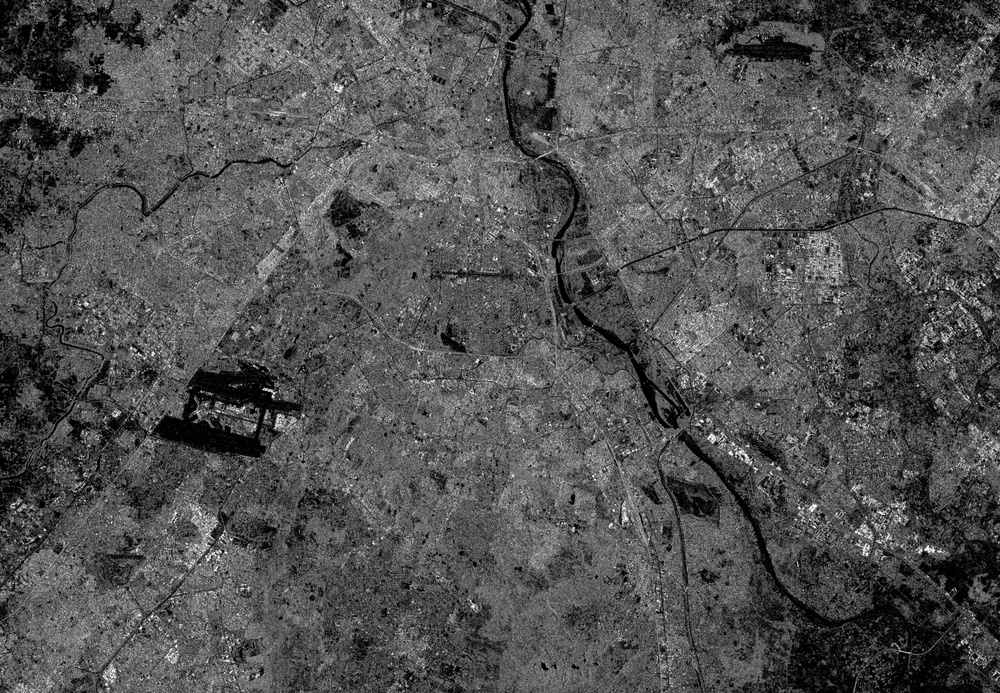
#> input picture Testing Colorization/SAR-Image-1.jpg, 1000 x 693 px, shrunk from 2500 x 1733 before the run
$ python testing_colorization.py
#> lines starting #> are read from the running program, lines starting #| are printed output that depends on the picture
import cv2
import numpy as np
import matplotlib.pyplot as plt

# Paths to your one SAR L-image and one Optical RGB image
sar_image_path = 'SAR-Image-1.jpg'      # SAR grayscale image (0-255)
optical_image_path = 'Optical-Image-1.jpg'  # Optical RGB image

# 1. Load the SAR image (grayscale)
sar_gray = cv2.imread(sar_image_path, cv2.IMREAD_GRAYSCALE)  # shape: (H, W)
#> sar_gray is the input picture: shape (693, 1000); min 0, max 255, mean 82.4
sar_L = sar_gray.astype("float32") / 255.0 * 100.0           # Normalize to [0,100]
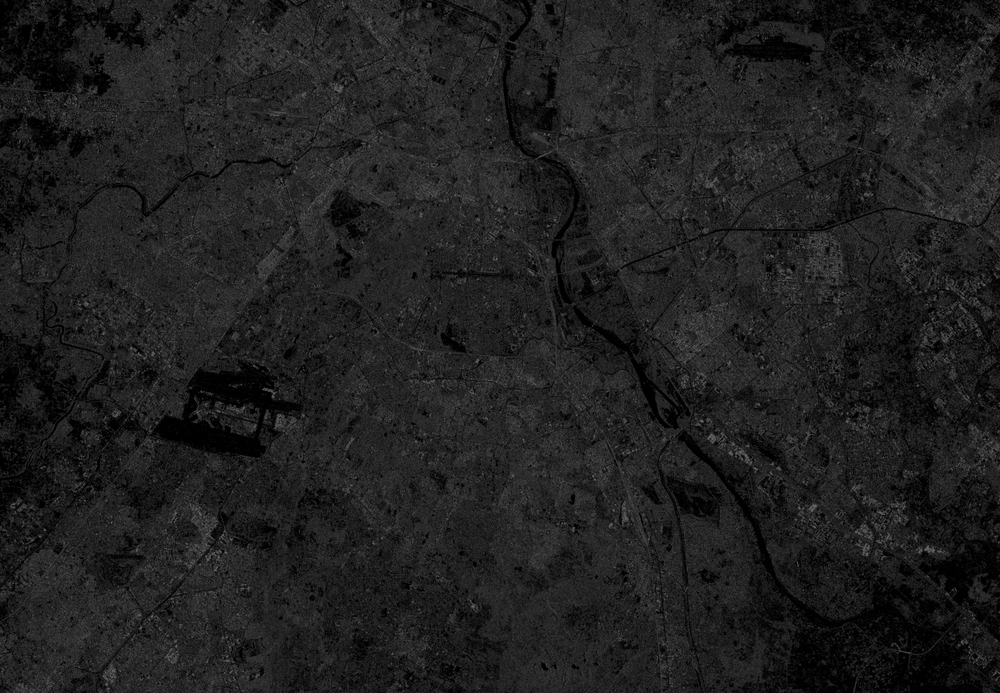
#> sar_L: shape (693, 1000) float32; min 0, max 100, mean 32.3

# 2. Load the Optical RGB image
optical_bgr = cv2.imread(optical_image_path)  # Load as BGR
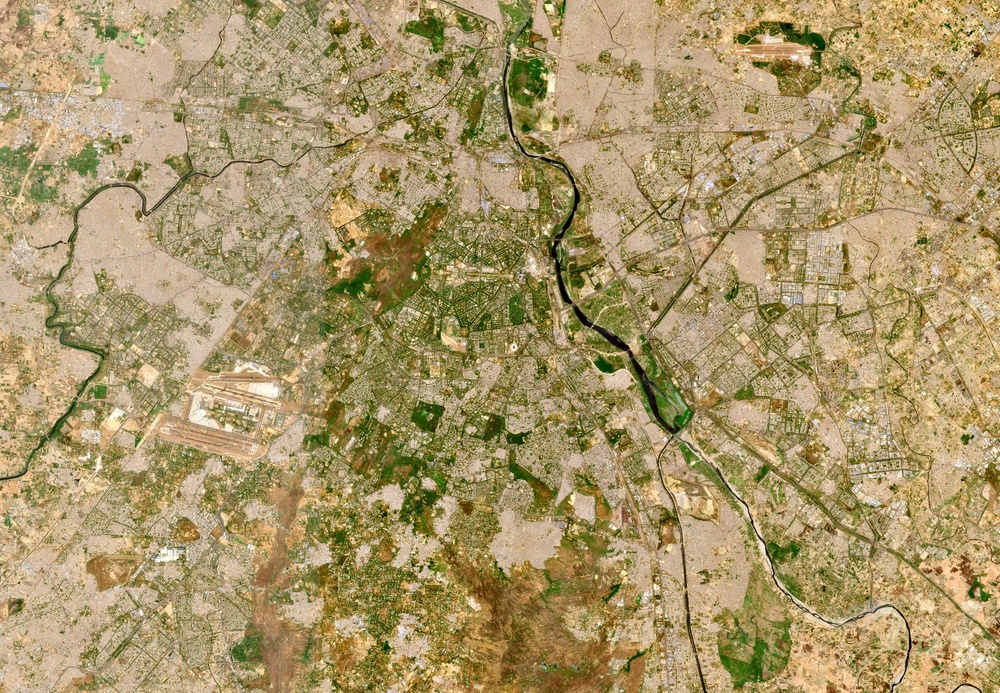
#> input picture Testing Colorization/Optical-Image-1.jpg, 1000 x 693 px, shrunk from 2500 x 1733 before the run
#> optical_bgr is the input picture: shape (693, 1000, 3); mean B, G, R 104.2, 150, 169.1
optical_rgb = cv2.cvtColor(optical_bgr, cv2.COLOR_BGR2RGB)  # Convert to RGB
optical_rgb_float = optical_rgb.astype("float32") / 255.0  # Normalize to [0,1]

# 3. Convert Optical RGB to LAB
optical_lab = cv2.cvtColor(optical_rgb_float, cv2.COLOR_RGB2LAB)
#> optical_lab: shape (693, 1000, 3) float32; mean of channels 0, 1, 2 62.4, 0.5, 26.8

# 4. Extract AB channels from optical image
_, a_channel, b_channel = cv2.split(optical_lab)
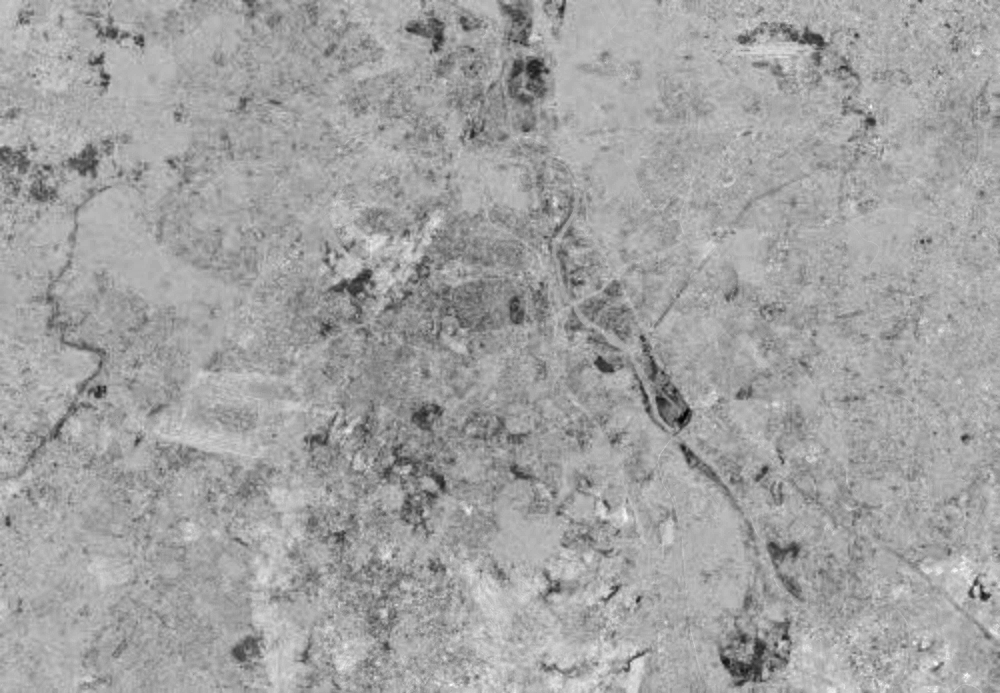
#> a_channel: shape (693, 1000) float32; min -42.89, max 25.25, mean 0.5; drawn with min black and max white
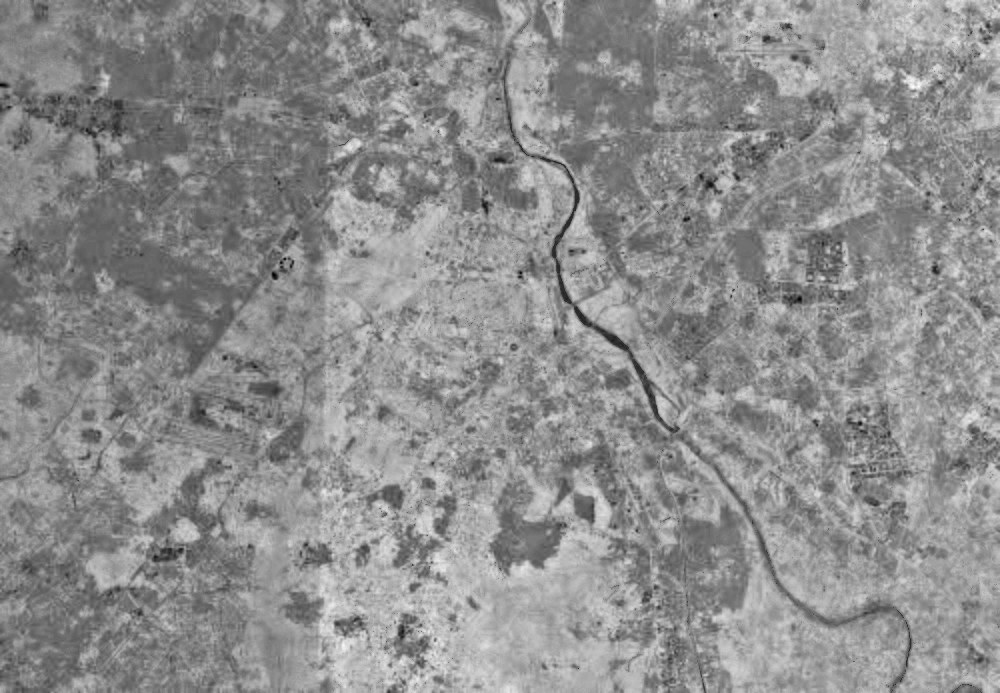
#> b_channel: shape (693, 1000) float32; min -11.06, max 57.17, mean 26.8; drawn with min black and max white
ab_channels = np.stack((a_channel, b_channel), axis=-1)  # shape: (H, W, 2)

# 5. Merge SAR L with Optical AB to form LAB
sar_L_expanded = sar_L[:, :, np.newaxis]  # Expand dims to (H, W, 1)
fake_lab = np.concatenate((sar_L_expanded, ab_channels), axis=2)  # shape: (H, W, 3)
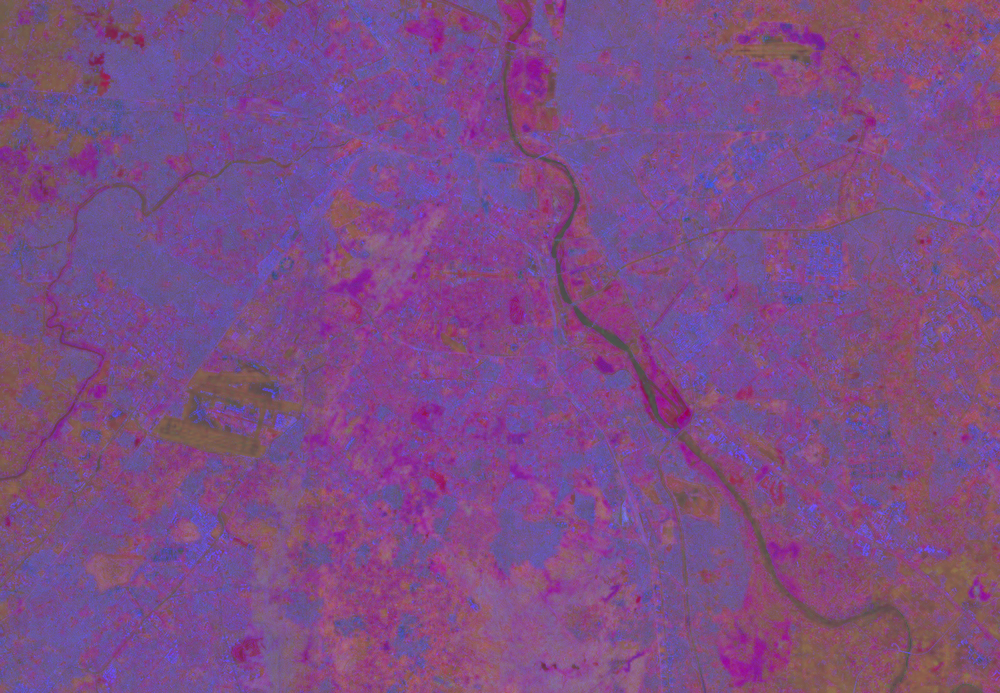
#> fake_lab: shape (693, 1000, 3) float32; mean of channels 0, 1, 2 32.3, 0.5, 26.8; drawn with min black and max white

# 6. Convert LAB back to RGB
fake_lab = fake_lab.astype("float32")
reconstructed_rgb_float = cv2.cvtColor(fake_lab, cv2.COLOR_LAB2RGB)
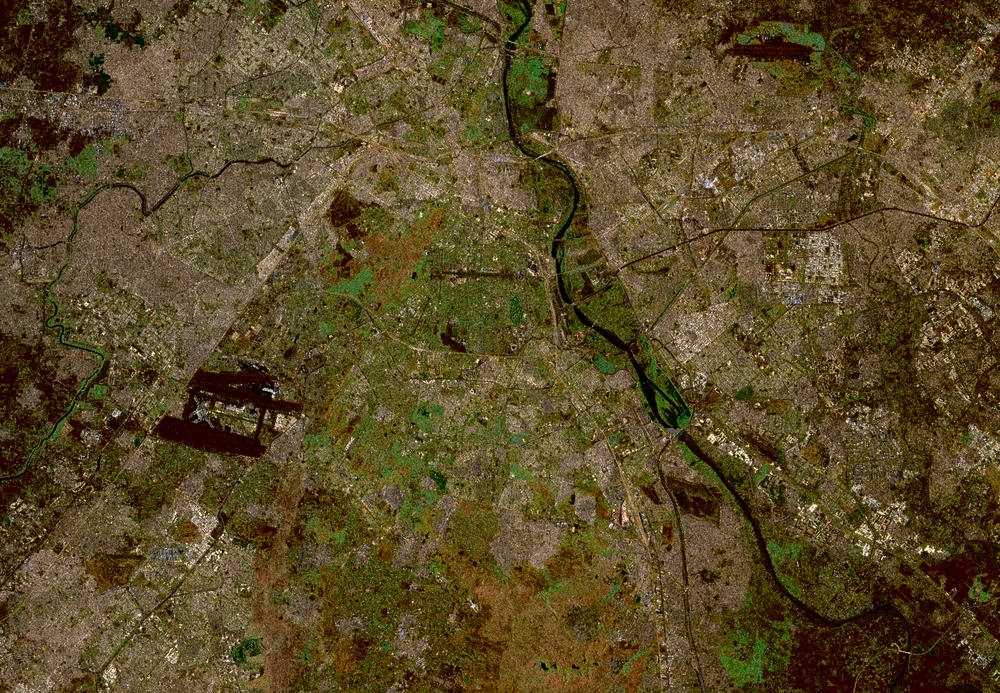
#> reconstructed_rgb_float: shape (693, 1000, 3) float32; mean R, G, B 0.356, 0.296, 0.146

# 7. Clip values and convert to 8-bit
reconstructed_rgb_float = np.clip(reconstructed_rgb_float, 0, 1)
reconstructed_rgb = (reconstructed_rgb_float * 255).astype("uint8")

# 8. Display images using matplotlib
plt.figure(figsize=(10,5))

plt.subplot(1,2,1)
plt.title("Original Optical Image (RGB)")
plt.imshow(optical_rgb)
plt.axis('off')

plt.subplot(1,2,2)
plt.title("Reconstructed Image (SAR L + Optical AB)")
plt.imshow(reconstructed_rgb)
plt.axis('off')

plt.show()
